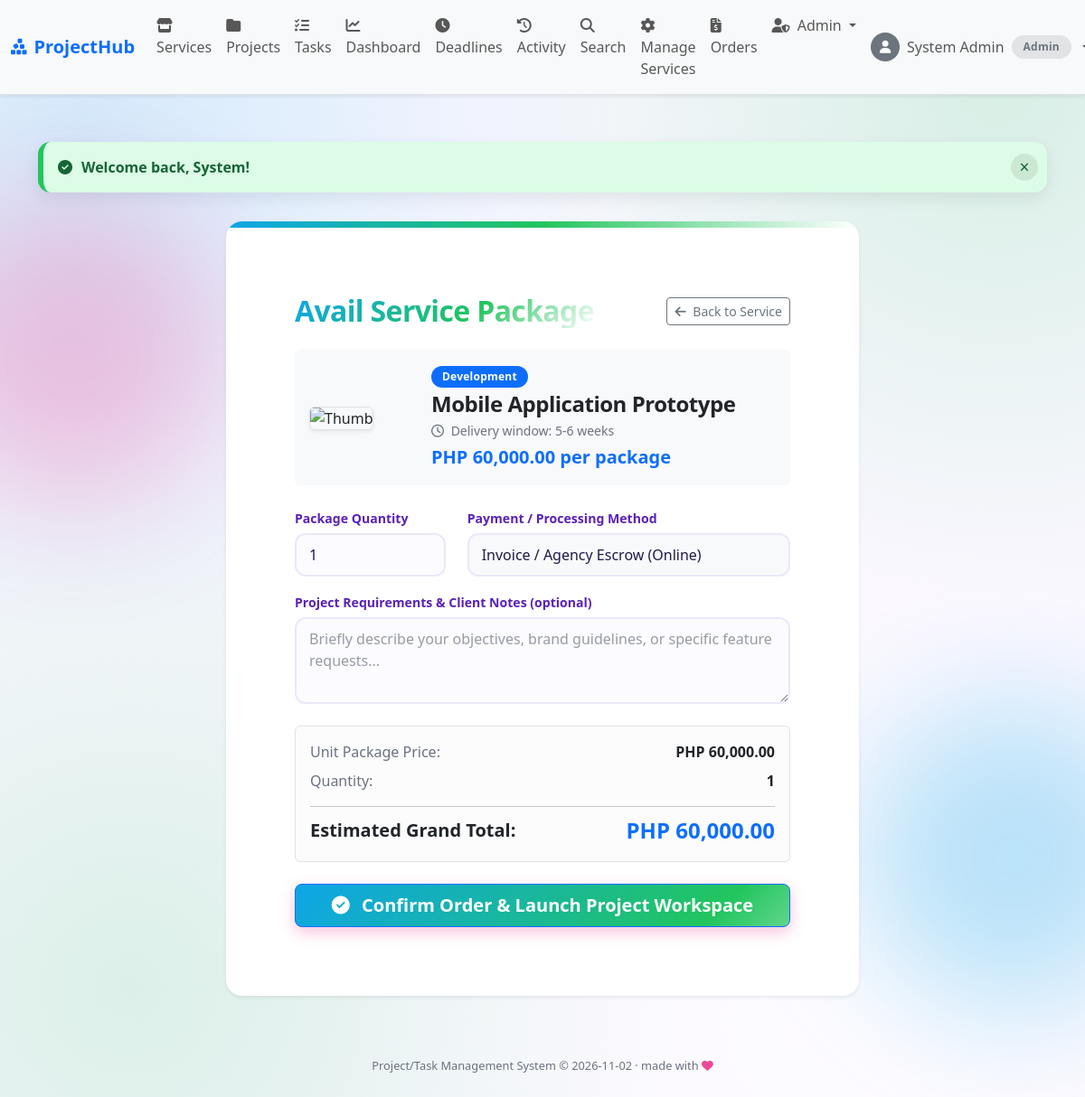
The app's page /orders/checkout.php?service_id=2 (signed in) with its own data.
### tables this page shows
CREATE TABLE IF NOT EXISTS services (
  service_id         INT AUTO_INCREMENT PRIMARY KEY,
  service_name       VARCHAR(100) NOT NULL,
  category           VARCHAR(50)  NOT NULL DEFAULT 'Development',
  price              DECIMAL(10,2) NOT NULL,
  estimated_duration VARCHAR(50)  NOT NULL DEFAULT '2-3 weeks',
  primary_photo      VARCHAR(255) NULL,
  description        TEXT NULL,
  status             ENUM('active','inactive') NOT NULL DEFAULT 'active',
  created_at         TIMESTAMP DEFAULT CURRENT_TIMESTAMP
);

### includes/config.php (called while the page is built, shortened)
<?php
$base_url = "/itim211-2b-taskmanager";

### orders/checkout.php (the view, shortened to what this page needs)
<?php
require_once('../includes/config.php');
require_once('../includes/functions.php');
require_once('../includes/mailer.php');
$service_id = (int)($_GET['service_id'] ?? $_POST['service_id'] ?? 0);
$rows = db_select($conn, "SELECT * FROM services WHERE service_id = ? AND status = 'active'", 'i', [$service_id]);
$service = $rows[0];
$quantity = 1;
include('../includes/header.php');
?>
<div class="row justify-content-center">
  <div class="col-lg-8">
    <div class="card shadow-sm border-0 form-card my-3">
      <div class="card-body p-4 p-md-5">
        <div class="d-flex justify-content-between align-items-center mb-4">
          <h2 class="fw-bold mb-0">Avail Service Package</h2>
          <a href="<?php echo $base_url; ?>/services/view.php?service_id=<?php echo (int)$service['service_id']; ?>"
             class="btn btn-outline-secondary btn-sm">
            <i class="fa-solid fa-arrow-left me-1"></i> Back to Service
          </a>
        </div>
        <div class="card bg-light border-0 mb-4 p-3">
          <div class="row align-items-center">
            <div class="col-md-3">
              <?php
              $thumb = (!empty($service['primary_photo']) && file_exists(__DIR__ . '/../' . $service['primary_photo']))
                ? $base_url . '/' . $service['primary_photo']
                : 'https://images.unsplash.com/photo-1460925895917-afdab827c52f?auto=format&fit=crop&w=300&q=80';
              ?>
              <img src="<?php echo e($thumb); ?>" alt="Thumb" class="img-fluid rounded border shadow-sm" style="max-height: 100px; width: 100%; object-fit: cover;">
            </div>
            <div class="col-md-9 mt-2 mt-md-0">
              <span class="badge bg-primary mb-1"><?php echo e($service['category']); ?></span>
              <h4 class="fw-bold mb-1"><?php echo e($service['service_name']); ?></h4>
              <p class="text-muted small mb-1"><i class="fa-regular fa-clock me-1"></i> Delivery window: <?php echo e($service['estimated_duration']); ?></p>
              <div class="fw-bold text-primary fs-5">PHP <?php echo number_format($service['price'], 2); ?> per package</div>
            </div>
          </div>
        </div>
        <form method="POST" action="checkout.php" novalidate>
          <div class="row mb-3">
            <div class="col-md-4">
              <label for="quantity" class="form-label fw-semibold">Package Quantity</label>
              <input type="number" class="form-control" id="quantity" name="quantity"
                     value="<?php echo e($quantity); ?>" min="1" max="10"
                     onchange="updateTotal(this.value, <?php echo (float)$service['price']; ?>)">
            </div>
            <div class="col-md-8">
              <label class="form-label fw-semibold">Payment / Processing Method</label>
              <input type="text" class="form-control bg-light" value="Invoice / Agency Escrow (Online)" disabled>
            </div>
          </div>
          <div class="mb-4">
            <label for="notes" class="form-label fw-semibold">Project Requirements & Client Notes (optional)</label>
            <textarea class="form-control" id="notes" name="notes" rows="3"
                      placeholder="Briefly describe your objectives, brand guidelines, or specific feature requests..."></textarea>
          </div>
          <div class="card p-3 mb-4 border bg-light-subtle">
            <div class="d-flex justify-content-between align-items-center mb-2">
              <span class="text-muted">Unit Package Price:</span>
              <span class="fw-semibold">PHP <?php echo number_format($service['price'], 2); ?></span>
            </div>
            <div class="d-flex justify-content-between align-items-center mb-2">
              <span class="text-muted">Quantity:</span>
              <span class="fw-semibold" id="displayQty">1</span>
            </div>
            <hr class="my-2">
            <div class="d-flex justify-content-between align-items-center">
              <span class="fs-5 fw-bold text-dark">Estimated Grand Total:</span>
              <span class="fs-4 fw-bold text-primary" id="displayTotal">PHP <?php echo number_format($service['price'], 2); ?></span>
            </div>
          </div>
          <div class="d-grid gap-2">
            <button type="submit" class="btn btn-primary btn-lg fw-semibold">
              <i class="fa-solid fa-check-circle me-2"></i> Confirm Order & Launch Project Workspace
            </button>
          </div>
        </form>
      </div>
    </div>
  </div>
</div>
<?php include('../includes/footer.php'); ?>

### records on screen
services: category "Development", service_name "Mobile Application Prototype", estimated_duration "5-6 weeks", price "60,000.00"

### other values on screen
$nav_name "System Admin"
role_label($cur_role) "Admin"
$f['msg'] "Welcome back, System!"
$date "2026-11-02"
